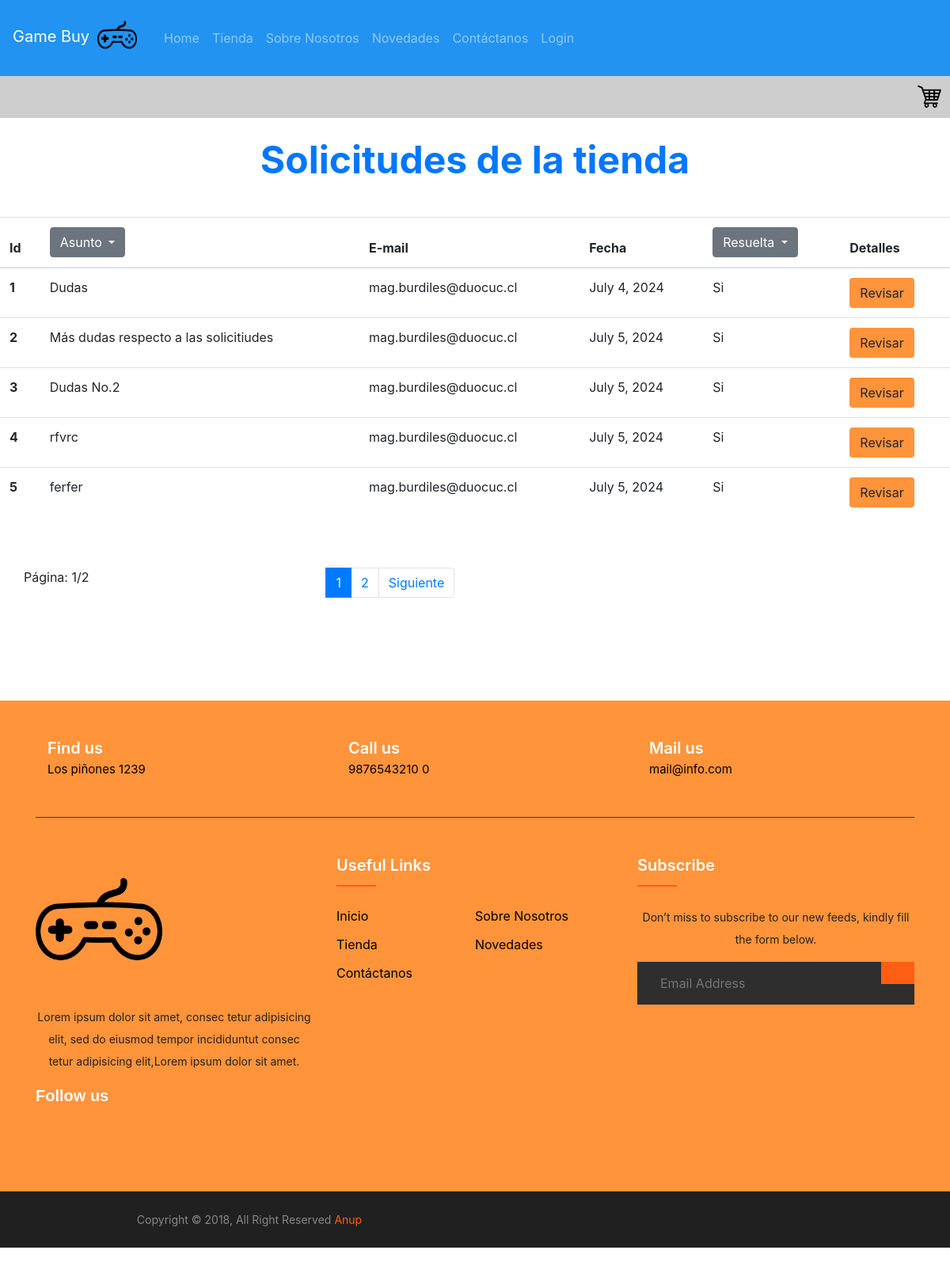
Page /tienda/crud_contact on the committed database.
### tienda/models.py (models this page shows)
class Contact(models.Model):
    id= models.AutoField(primary_key= True)
    f_cliente= models.ForeignKey(Cliente, db_column= 'cliente_FK', on_delete= models.CASCADE, null= True)
    asunto= models.CharField(max_length= 50)
    mensaje= models.CharField(max_length= 500)
    fecha_emision= models.DateField(auto_now_add= True)
    email_emisor= models.CharField(max_length= 80)
    respuesta= models.CharField(max_length= 500, null= True)
    resuelta= models.BooleanField(null= True, default= False)

### tienda/views.py (the view)
# urls.py: path("crud_contact", views.crud_contact, name="crud_contact"),
def crud_contact(request):
    if request.method== "POST":
        if 'boton_id' in request.POST:
            id_c= request.POST["boton_id"]
            request.session["id"]= id_c
            solicitud= Contact.objects.get(id= id_c)
            return redirect('contact_details')
        elif 'boton-si' in request.POST:
            contactos= Contact.objects.filter(resuelta= True)
            pagina = Paginator(contactos, 5)
            lista_pagina = request.GET.get('pagina')
            pagina = pagina.get_page(lista_pagina)
            context={"contact": contactos,
                     "pagina": pagina}
            return render(request, "tienda/crud_contact.html", context)
        elif 'boton-no' in request.POST:
            contactos= Contact.objects.filter(resuelta= False)
            pagina = Paginator(contactos, 5)
            lista_pagina = request.GET.get('pagina')
            pagina = pagina.get_page(lista_pagina)
            context={"contact": contactos,
                     "pagina": pagina}
            return render(request, "tienda/crud_contact.html", context)
        elif 'search-asunto' in request.POST:
            input= request.POST["input-asunto"]
            contactos= Contact.objects.filter(asunto__startswith= input)
            pagina = Paginator(contactos, 5)
            lista_pagina = request.GET.get('pagina')
            pagina = pagina.get_page(lista_pagina)
            context={"contact": contactos,
                     "pagina": pagina}
            return render(request, "tienda/crud_contact.html", context)
        elif 'limpiar-filtro' in request.POST:
            return redirect('crud_contact')
    else:
        contactos= Contact.objects.all()
        pagina = Paginator(contactos, 5)
        lista_pagina = request.GET.get('pagina')
        pagina = pagina.get_page(lista_pagina)
        context={"pagina": pagina,
        "contact": contactos}
        return render(request, "tienda/crud_contact.html", context)

### tienda/templates/tienda/crud_contact.html (shortened to what this page needs)
{% extends 'tienda/base.html' %}
{% load static %}
{% block content %}
<h1 class="my-4">Solicitudes de la tienda</h1>
<div class="table-contenedor">
<table class="table table-hover tabla-crud">
    <thead>
      <tr>
        <th scope="col">Id</th>
        <th scope="col">
        <div class="dropdown">
            <button class="btn btn-secondary dropdown-toggle" type="button" id="dropdownMenuButton" data-toggle="dropdown" aria-haspopup="true" aria-expanded="false">
              Asunto
            </button>
          </div>
        </th>
        <th scope="col">E-mail</th>
        <th scope="col">Fecha</th>
        <th scope="col">
        <div class="dropdown">
            <button class="btn btn-secondary dropdown-toggle" type="button" id="dropdownMenuButton" data-toggle="dropdown" aria-haspopup="true" aria-expanded="false">
              Resuelta
            </button>
          </div>
        </th>
        <th scope="col">Detalles</th>
      </tr>
    </thead>
    <tbody>
        {% for con in pagina.object_list %}
            <tr>
              <th scope="row">{{con.id}}</th>
              <td>{{con.asunto}}</td>
              <td>{{con.email_emisor}}</td>
              <td>{{con.fecha_emision}}</td>
              <td>{% if con.resuelta %} Si {% else %} No {% endif %}</td>
              <form method="POST">
                <td><button type="submit" value="{{con.id}}" name="boton_id" class="btn btn-crud">Revisar</button></td>
              </form>
            </tr>
        {% endfor %}
    </tbody>
  </table>
</div>
<div class="container">
  <div class="row my-5">
      <p>Página: {{pagina.number}}/{{pagina.paginator.num_pages}}</p>
      <div class="col-md-4 offset-md-3">
          <nav aria-label="...">
              <ul class="pagination">
                  {% for num_page in pagina.paginator.page_range %}
                  <br />
                      {% if pagina.number == num_page %}
                          <li class="page-item active" aria-current="page">
                              <a class="page-link" href="{% url 'crud_contact' %}?pagina={{num_page}}">{{num_page}}</a>
                          </li>
                      {% else %}
                          <li class="page-item" aria-current="page">
                              <a class="page-link" href="{% url 'crud_contact' %}?pagina={{num_page}}">{{num_page}}</a>
                          </li>
                      {% endif %}
                  <br />
                  {% endfor %}
                  <li class="page-item">
                      {% if pagina.has_next %}
                          <a class="page-link" href="{% url 'crud_contact' %}?pagina={{pagina.next_page_number}}">Siguiente</a>
                      {% endif %}
                  </li>
              </ul>
          </nav>
      </div>
  </div>
</div>
{% endblock %}

### tienda/static/css/style.css (style rules this page uses)
h1 { font-size: 3em; font-weight: bold; text-align: center; color: rgb(0, 119, 255); }
p { text-align: center; margin: 0; }
html, body { overflow-x: hidden; padding: 0px; margin: 0px; border: 0px; height: 100vh; width: 100vw; box-sizing: border-box; }
.btn-crud { background-color: #FF943B; }
.table-contenedor { display: flex; justify-content: center; }
.tabla-crud { margin-top: 20px; width: 1200px; }
ul { margin: 0px; padding: 0px; }

### rows in the picture
Contact: id "1", asunto "Dudas", email_emisor "mag.burdiles@duocuc.cl", fecha_emision "July 4, 2024", resuelta "Si"
Contact: id "2", asunto "Más dudas respecto a las solicitiudes", email_emisor "mag.burdiles@duocuc.cl", fecha_emision "July 5, 2024", resuelta "Si"
Contact: id "3", asunto "Dudas No.2", email_emisor "mag.burdiles@duocuc.cl", fecha_emision "July 5, 2024", resuelta "Si"
Contact: id "4", asunto "rfvrc", email_emisor "mag.burdiles@duocuc.cl", fecha_emision "July 5, 2024", resuelta "Si"
Contact: id "5", asunto "ferfer", email_emisor "mag.burdiles@duocuc.cl", fecha_emision "July 5, 2024", resuelta "Si"

### other values in the picture
{{ pagina.number }} "1"
{{ pagina.paginator.num_pages }} "2"
{{ num_page }} "1"
{{ num_page }} "2"
